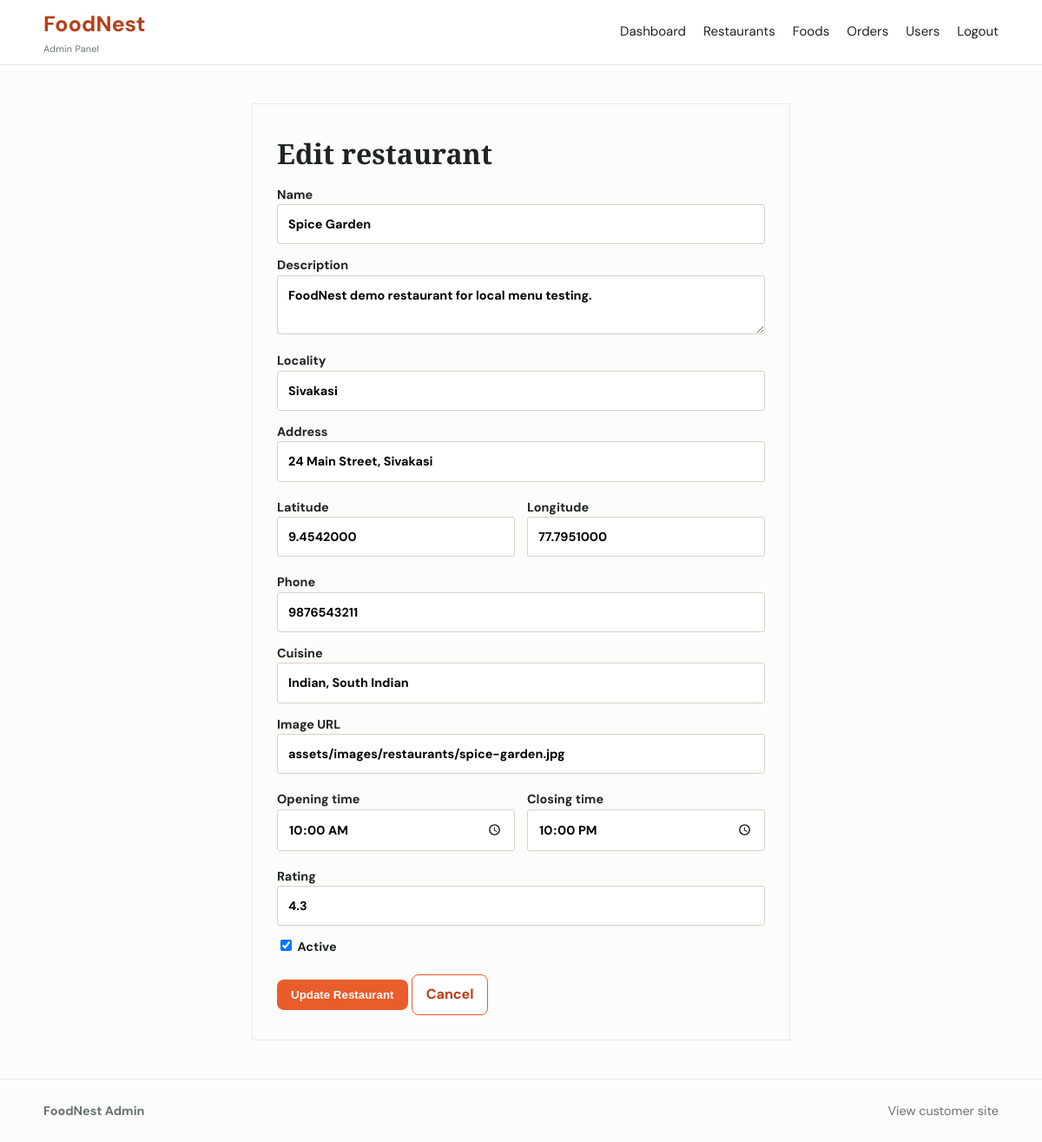
The page /admin/edit_restaurant.php?id=8 (signed in) on the database its author committed.
### tables this page shows
CREATE TABLE restaurants (id INT AUTO_INCREMENT PRIMARY KEY, name VARCHAR(120) NOT NULL, description VARCHAR(255) NOT NULL, locality VARCHAR(100) NOT NULL, address VARCHAR(255) NOT NULL, latitude DECIMAL(10,7) NULL, longitude DECIMAL(10,7) NULL, phone VARCHAR(30) NULL, image VARCHAR(255) NULL, cuisine VARCHAR(255) NOT NULL, rating DECIMAL(2,1) NULL, opening_time TIME NULL, closing_time TIME NULL, is_active TINYINT(1) DEFAULT 1, created_at TIMESTAMP DEFAULT CURRENT_TIMESTAMP);

### includes/functions.php (called while the page is built, shortened)
<?php
function esc($value) {
    return htmlspecialchars((string) $value, ENT_QUOTES, 'UTF-8');
}
?>

### admin/edit_restaurant.php (the view, shortened to what this page needs)
<?php
require_once 'includes/../includes/header.php';
$id=(int)($_GET['id']??0); $stmt=$pdo->prepare('SELECT * FROM restaurants WHERE id=?'); $stmt->execute([$id]); $restaurant=$stmt->fetch(); if(!$restaurant) redirect('restaurants.php'); $error='';
?>
<div class="form-shell"><h1>Edit restaurant</h1><?php if($error): ?><p class="error"><?=esc($error)?></p><?php endif; ?><form method="post"><label>Name<input name="name" value="<?=esc($restaurant['name'])?>" required></label><label>Description<textarea name="description" required><?=esc($restaurant['description'])?></textarea></label><label>Locality<input name="locality" value="<?=esc($restaurant['locality'])?>" required></label><label>Address<input name="address" value="<?=esc($restaurant['address'])?>" required></label><div class="two-col"><label>Latitude<input name="latitude" type="number" step="any" value="<?=esc($restaurant['latitude'])?>"></label><label>Longitude<input name="longitude" type="number" step="any" value="<?=esc($restaurant['longitude'])?>"></label></div><label>Phone<input name="phone" value="<?=esc($restaurant['phone'])?>"></label><label>Cuisine<input name="cuisine" value="<?=esc($restaurant['cuisine'])?>" required></label><label>Image URL<input name="image" type="url" value="<?=esc($restaurant['image'])?>"></label><div class="two-col"><label>Opening time<input name="opening_time" type="time" value="<?=esc($restaurant['opening_time'])?>"></label><label>Closing time<input name="closing_time" type="time" value="<?=esc($restaurant['closing_time'])?>"></label></div><label>Rating<input name="rating" type="number" min="0" max="5" step="0.1" value="<?=esc($restaurant['rating'])?>"></label><label><input type="checkbox" name="is_active" <?=$restaurant['is_active']?'checked':''?> style="width:auto"> Active</label><div class="form-actions"><button type="submit">Update Restaurant</button> <a class="button secondary" href="restaurants.php">Cancel</a></div></form></div><?php include 'includes/footer.php'; ?>

### assets/css/style.css (style rules this page uses)
:root { --orange:#d95d27; --orange-dark:#a9431b; --ink:#242321; --muted:#6d6963; --cream:#fff8f1; --line:#e9e1d8; --green:#2f7d55; }
* { box-sizing:border-box; }
body { margin:0; color:var(--ink); font-family:Arial, sans-serif; background:#fff; line-height:1.55; }
a { color:inherit; text-decoration:none; }
h1 { font-size:clamp(2.2rem, 5vw, 4rem); line-height:1.08; margin:12px 0 18px; max-width:600px; }
button, .button { cursor:pointer; border:0; background:var(--orange); color:#fff; padding:10px 16px; font-weight:700; border-radius:3px; display:inline-block; }
button.secondary, .button.secondary { background:#fff; color:var(--orange-dark); border:1px solid var(--orange); }
input, select, textarea { width:100%; border:1px solid #d9d1c8; border-radius:3px; padding:11px 12px; font:inherit; background:#fff; }
label { display:block; font-weight:700; font-size:.9rem; margin:13px 0 5px; }
.form-shell { max-width:620px; margin:44px auto; border:1px solid var(--line); padding:28px; }
.form-shell h1 { font-size:2rem; }
.two-col { display:grid; grid-template-columns:1fr 1fr; gap:14px; }
.form-actions { margin-top:20px; }
:root { --ink:#1d2421; --muted:#68736d; --orange:#e85d2a; --orange-dark:#b63d18; --cream:#fff8ef; --sage:#edf3ed; --line:#e5e9e3; --green:#34744f; }
body { font-family:'DM Sans', 'Trebuchet MS', sans-serif; background:#fcfcfa; color:var(--ink); }
h1, h2 { font-family:'Playfair Display', Georgia, serif; letter-spacing:0; }
button, .button { border-radius:8px; transition:transform .2s ease, box-shadow .2s ease, background .2s ease; }

### rows shown on the page
restaurants: name "Spice Garden", description "FoodNest demo restaurant for local menu testing.", locality "Sivakasi", address "24 Main Street, Sivakasi", latitude "9.4542000", longitude "77.7951000", phone "9876543211", cuisine "Indian, South Indian", image "assets/images/restaurants/spice-garden.jpg", opening_time "10:00:00", closing_time "22:00:00", rating "4.3", is_active "☑"
